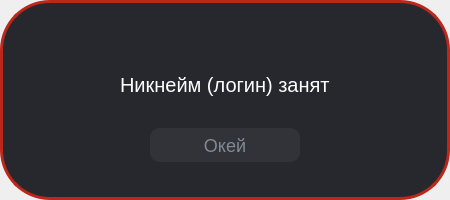
<?xml version="1.0" encoding="UTF-8"?>
<ui version="4.0">
 <class>Registrationerror</class>
 <widget class="QDialog" name="Registrationerror">
  <property name="geometry">
   <rect>
    <x>0</x>
    <y>0</y>
    <width>450</width>
    <height>200</height>
   </rect>
  </property>
  <property name="sizePolicy">
   <sizepolicy hsizetype="Maximum" vsizetype="Maximum">
    <horstretch>0</horstretch>
    <verstretch>0</verstretch>
   </sizepolicy>
  </property>
  <property name="minimumSize">
   <size>
    <width>450</width>
    <height>200</height>
   </size>
  </property>
  <property name="maximumSize">
   <size>
    <width>450</width>
    <height>200</height>
   </size>
  </property>
  <property name="windowTitle">
   <string>Dialog</string>
  </property>
  <widget class="QFrame" name="Wrapper">
   <property name="geometry">
    <rect>
     <x>0</x>
     <y>0</y>
     <width>450</width>
     <height>200</height>
    </rect>
   </property>
   <property name="sizePolicy">
    <sizepolicy hsizetype="Fixed" vsizetype="Fixed">
     <horstretch>0</horstretch>
     <verstretch>0</verstretch>
    </sizepolicy>
   </property>
   <property name="minimumSize">
    <size>
     <width>450</width>
     <height>200</height>
    </size>
   </property>
   <property name="maximumSize">
    <size>
     <width>450</width>
     <height>200</height>
    </size>
   </property>
   <property name="styleSheet">
    <string notr="true">background-color:rgba(38,40,45,255);
border-radius:50px;
border:3px solid #BB271A;</string>
   </property>
   <layout class="QVBoxLayout" name="verticalLayout">
    <property name="spacing">
     <number>0</number>
    </property>
    <property name="leftMargin">
     <number>0</number>
    </property>
    <property name="topMargin">
     <number>45</number>
    </property>
    <property name="rightMargin">
     <number>0</number>
    </property>
    <property name="bottomMargin">
     <number>35</number>
    </property>
    <item alignment="Qt::AlignHCenter|Qt::AlignVCenter">
     <widget class="QFrame" name="TextAndIcon_2">
      <property name="sizePolicy">
       <sizepolicy hsizetype="Fixed" vsizetype="Fixed">
        <horstretch>0</horstretch>
        <verstretch>0</verstretch>
       </sizepolicy>
      </property>
      <property name="minimumSize">
       <size>
        <width>200</width>
        <height>50</height>
       </size>
      </property>
      <property name="styleSheet">
       <string notr="true">border:0;</string>
      </property>
      <layout class="QVBoxLayout" name="verticalLayout_2">
       <property name="spacing">
        <number>0</number>
       </property>
       <property name="leftMargin">
        <number>0</number>
       </property>
       <property name="topMargin">
        <number>0</number>
       </property>
       <property name="rightMargin">
        <number>0</number>
       </property>
       <property name="bottomMargin">
        <number>0</number>
       </property>
       <item>
        <widget class="QPushButton" name="pushButton_2">
         <property name="text">
          <string/>
         </property>
         <property name="icon">
          <iconset resource="../res-rec.qrc">
           <normaloff>:/icons/icon/warning_40dp_BB271A_FILL0_wght400_GRAD0_opsz40.svg</normaloff>:/icons/icon/warning_40dp_BB271A_FILL0_wght400_GRAD0_opsz40.svg</iconset>
         </property>
         <property name="iconSize">
          <size>
           <width>40</width>
           <height>40</height>
          </size>
         </property>
        </widget>
       </item>
       <item>
        <widget class="QLabel" name="ErrorMes">
         <property name="sizePolicy">
          <sizepolicy hsizetype="Fixed" vsizetype="Fixed">
           <horstretch>0</horstretch>
           <verstretch>0</verstretch>
          </sizepolicy>
         </property>
         <property name="styleSheet">
          <string notr="true">font-size:20px;
color:white;</string>
         </property>
         <property name="text">
          <string>Никнейм (логин) занят</string>
         </property>
        </widget>
       </item>
      </layout>
     </widget>
    </item>
    <item alignment="Qt::AlignHCenter|Qt::AlignBottom">
     <widget class="QPushButton" name="pushButton">
      <property name="sizePolicy">
       <sizepolicy hsizetype="Fixed" vsizetype="Fixed">
        <horstretch>0</horstretch>
        <verstretch>0</verstretch>
       </sizepolicy>
      </property>
      <property name="minimumSize">
       <size>
        <width>150</width>
        <height>30</height>
       </size>
      </property>
      <property name="cursor">
       <cursorShape>PointingHandCursor</cursorShape>
      </property>
      <property name="styleSheet">
       <string notr="true">QPushButton {
height:30px;
border: 2px solid #323338;
border-radius: 10px;
background-color:#323338;
font-size:18px;
color:#808994;
}

QPushButton:hover {
background-color:#656c76;
color:black;
}</string>
      </property>
      <property name="text">
       <string>Окей</string>
      </property>
     </widget>
    </item>
   </layout>
  </widget>
 </widget>
 <resources>
  <include location="../res-rec.qrc"/>
 </resources>
 <connections/>
</ui>
